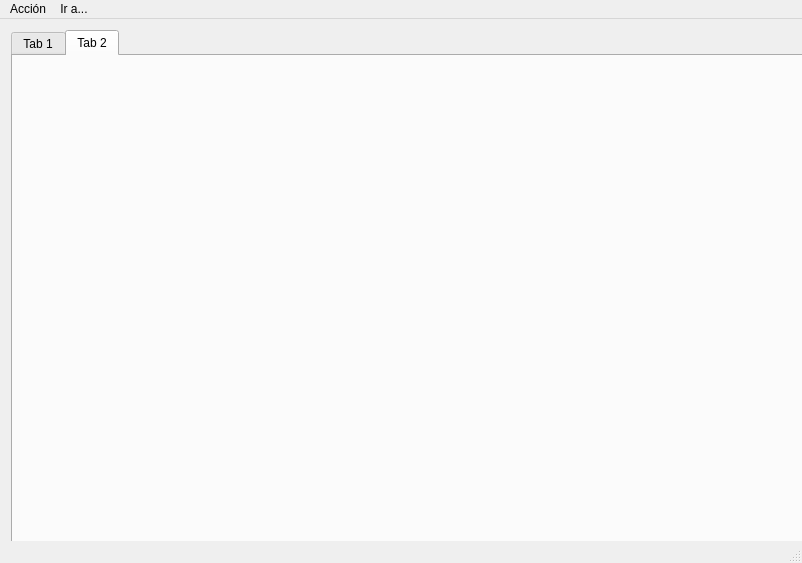
<?xml version="1.0" encoding="UTF-8"?>
<ui version="4.0">
 <class>MainWindow</class>
 <widget class="QMainWindow" name="MainWindow">
  <property name="geometry">
   <rect>
    <x>0</x>
    <y>0</y>
    <width>802</width>
    <height>563</height>
   </rect>
  </property>
  <property name="windowTitle">
   <string>Google Chrome</string>
  </property>
  <property name="windowIcon">
   <iconset resource="res.qrc">
    <normaloff>:/new/icon</normaloff>:/new/icon</iconset>
  </property>
  <widget class="QWidget" name="centralWidget">
   <widget class="QWidget" name="layoutWidget">
    <property name="geometry">
     <rect>
      <x>0</x>
      <y>0</y>
      <width>802</width>
      <height>633</height>
     </rect>
    </property>
    <layout class="QVBoxLayout" name="verticalLayout">
     <item>
      <widget class="QTabWidget" name="Tabs">
       <property name="minimumSize">
        <size>
         <width>800</width>
         <height>631</height>
        </size>
       </property>
       <property name="maximumSize">
        <size>
         <width>800</width>
         <height>631</height>
        </size>
       </property>
       <property name="currentIndex">
        <number>1</number>
       </property>
       <property name="documentMode">
        <bool>false</bool>
       </property>
       <widget class="QWidget" name="PTR">
        <attribute name="title">
         <string>Tab 1</string>
        </attribute>
       </widget>
       <widget class="QWidget" name="Ad">
        <attribute name="title">
         <string>Tab 2</string>
        </attribute>
       </widget>
      </widget>
     </item>
    </layout>
   </widget>
  </widget>
  <widget class="QMenuBar" name="menuBar">
   <property name="geometry">
    <rect>
     <x>0</x>
     <y>0</y>
     <width>802</width>
     <height>25</height>
    </rect>
   </property>
   <widget class="QMenu" name="menuBotones">
    <property name="title">
     <string>Acción</string>
    </property>
    <addaction name="actionIdentificar"/>
    <addaction name="actionVer_Anuncios"/>
    <addaction name="separator"/>
    <addaction name="actionHacer_Click_a_los_anuncios"/>
    <addaction name="actionHacer_Click_Punto_Rojo"/>
    <addaction name="actionSiguiente_AdPrize"/>
    <addaction name="separator"/>
    <addaction name="actionVer_variable_sVL"/>
    <addaction name="separator"/>
    <addaction name="actionVolver"/>
    <addaction name="actionRenovar_WebView"/>
   </widget>
   <widget class="QMenu" name="menuIr_a">
    <property name="title">
     <string>Ir a...</string>
    </property>
    <addaction name="actionBase"/>
    <addaction name="actionLogin"/>
    <addaction name="actionEarnings"/>
    <addaction name="separator"/>
    <addaction name="actionInbox"/>
    <addaction name="actionPtc1"/>
    <addaction name="actionPtc2"/>
    <addaction name="actionPtc3"/>
   </widget>
   <addaction name="menuBotones"/>
   <addaction name="menuIr_a"/>
  </widget>
  <widget class="QStatusBar" name="statusBar"/>
  <action name="actionCargar">
   <property name="text">
    <string>Cargar</string>
   </property>
  </action>
  <action name="actionBase">
   <property name="text">
    <string>Base</string>
   </property>
  </action>
  <action name="actionLogin">
   <property name="text">
    <string>Login</string>
   </property>
  </action>
  <action name="actionEarnings">
   <property name="text">
    <string>Earnings</string>
   </property>
  </action>
  <action name="actionInbox">
   <property name="text">
    <string>Inbox</string>
   </property>
  </action>
  <action name="actionPtc1">
   <property name="text">
    <string>Ptc1</string>
   </property>
  </action>
  <action name="actionPtc2">
   <property name="text">
    <string>Ptc2</string>
   </property>
  </action>
  <action name="actionPtc3">
   <property name="text">
    <string>Ptc3</string>
   </property>
  </action>
  <action name="actionClick_correo">
   <property name="text">
    <string>Click correo</string>
   </property>
  </action>
  <action name="actionClick_ad">
   <property name="text">
    <string>Click ad</string>
   </property>
  </action>
  <action name="actionEliminar_correo">
   <property name="text">
    <string>Eliminar correo</string>
   </property>
  </action>
  <action name="actionComod_n">
   <property name="text">
    <string>Comodín</string>
   </property>
  </action>
  <action name="actionIdentificar">
   <property name="text">
    <string>Identificarse</string>
   </property>
  </action>
  <action name="actionVer_Anuncios">
   <property name="text">
    <string>Ver Anuncios</string>
   </property>
  </action>
  <action name="actionHacer_Click_a_los_anuncios">
   <property name="text">
    <string>Hacer Click a los anuncios</string>
   </property>
  </action>
  <action name="actionHacer_Click_Punto_Rojo">
   <property name="text">
    <string>Hacer Click Punto Rojo</string>
   </property>
  </action>
  <action name="actionVolver">
   <property name="text">
    <string>Volver</string>
   </property>
  </action>
  <action name="actionSiguiente_AdPrize">
   <property name="text">
    <string>Siguiente AdPrize</string>
   </property>
  </action>
  <action name="actionVer_variable_sVL">
   <property name="text">
    <string>Ver variable sVL</string>
   </property>
  </action>
  <action name="actionRenovar_WebView">
   <property name="text">
    <string>Renovar WebView</string>
   </property>
  </action>
 </widget>
 <layoutdefault spacing="6" margin="11"/>
 <resources>
  <include location="res.qrc"/>
 </resources>
 <connections/>
</ui>
